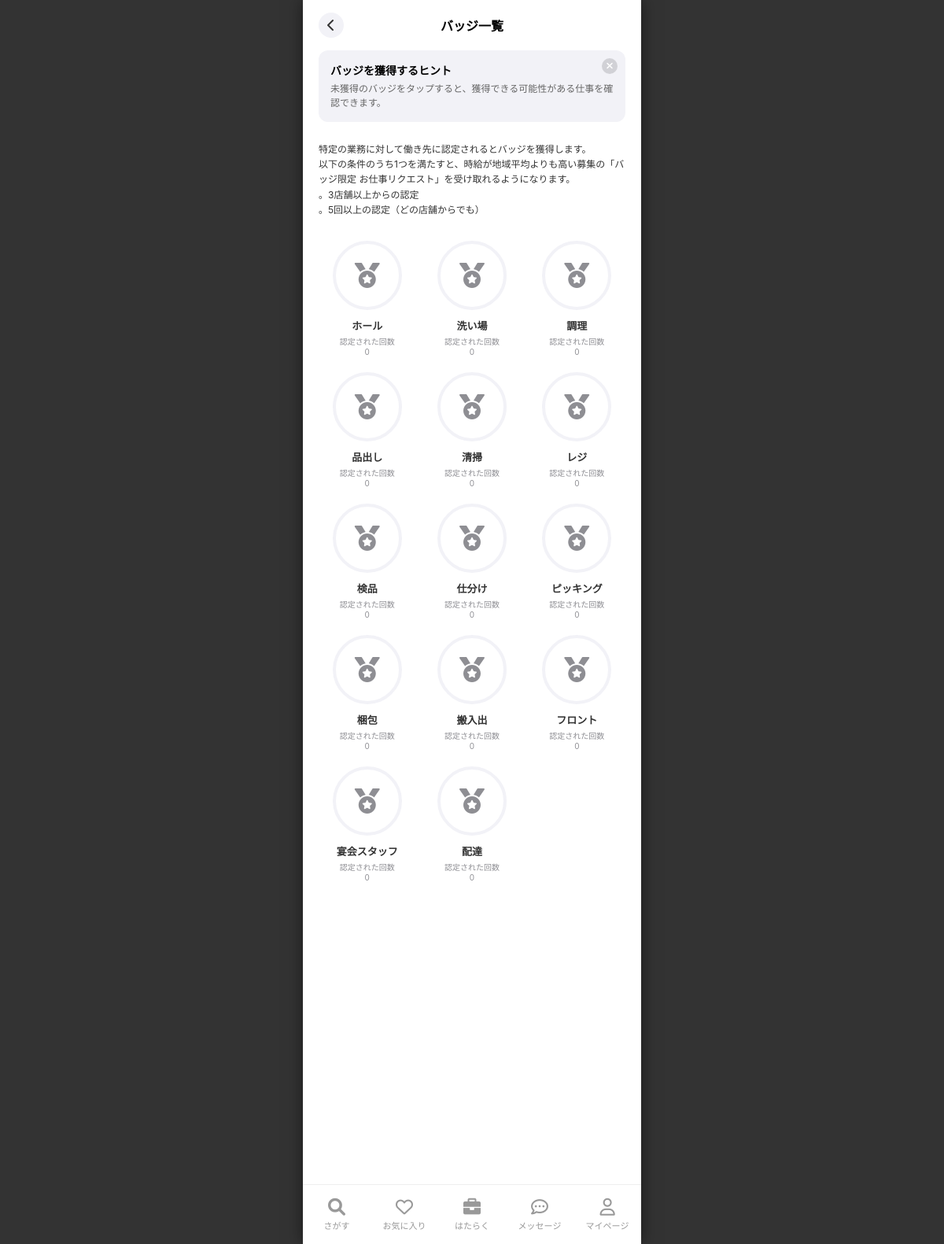
The page /badges/ (signed in) on the database its author committed.
### accounts/models.py (models this page shows, shortened)
class Badge(models.Model):
    name = models.CharField("バッジ名", max_length=100)
    icon = models.ImageField("アイコン画像", upload_to='badges/', null=True, blank=True)
    description = models.TextField("説明", blank=True, null=True)

### jobs/views.py (the view)
# urls.py: path('badges/', job_views.BadgeListView.as_view(), name='badge_list'),        # ★バッジ一覧
class BadgeListView(LoginRequiredMixin, TemplateView):
    template_name = 'MyPage/Badges/badge_list.html'
    def get_context_data(self, **kwargs):
        context = super().get_context_data(**kwargs)
        from accounts.models import Badge, WorkerBadge
        badges = Badge.objects.all()
        my_badges = WorkerBadge.objects.filter(worker=self.request.user.workerprofile).select_related('badge')
        my_badges_dict = {wb.badge.id: wb for wb in my_badges}
        context['badges'] = badges
        context['my_badges_dict'] = my_badges_dict
        return context

### jobs/templatetags/jobs_extras.py (called while the page is built)
@register.filter
def get_item(dictionary, key):
    return dictionary.get(key)

### accounts/templates/MyPage/Badges/badge_list.html (shortened to what this page needs)
{% extends 'base_main.html' %}
{% load static %}
{% load jobs_extras %}
{% block content %}
<div class="badge-container">
    <div class="header-bar">
        <a href="{% url 'mypage' %}" class="back-btn"><i class="fa-solid fa-chevron-left"></i></a>
        <div class="page-title">バッジ一覧</div>
    </div>
    <div class="hint-box" id="hintBox">
        <div class="hint-close" onclick="document.getElementById('hintBox').style.display='none'"><i
                class="fa-solid fa-xmark"></i></div>
        <div class="hint-title">バッジを獲得するヒント</div>
        <div class="hint-text">
            未獲得のバッジをタップすると、獲得できる可能性がある仕事を確認できます。
        </div>
    </div>
    <div class="description-text">
        特定の業務に対して働き先に認定されるとバッジを獲得します。<br>
        以下の条件のうち1つを満たすと、時給が地域平均よりも高い募集の「バッジ限定 お仕事リクエスト」を受け取れるようになります。<br>
        。3店舗以上からの認定<br>
        。5回以上の認定（どの店舗からでも）
    </div>
    <div class="badge-grid">
        {% for badge in badges %}
        {% with my_badge=my_badges_dict|get_item:badge.id %}
        <a href="{% url 'badge_detail' badge.id %}"
            class="badge-item {% if my_badge and my_badge.is_obtained %}obtained{% endif %}"
            style="text-decoration:none; color:inherit;">
            <div class="badge-icon-wrapper">
                {% if badge.icon %}
                <img src="{{ badge.icon.url }}" alt="{{ badge.name }}"
                    style="width:50%; height:50%; object-fit:contain; opacity: {% if my_badge and my_badge.is_obtained %}1{% else %}0.5{% endif %};">
                {% else %}
                <i class="fa-solid fa-medal badge-icon"></i>
                {% endif %}
            </div>
            <div class="badge-name">{{ badge.name }}</div>
            <div class="badge-count">
                認定された回数<br>
                {{ my_badge.certified_count|default:0 }}
            </div>
        </a>
        {% endwith %}
        {% endfor %}
    </div>
</div>
{% endblock %}

### templates/base_main.html (shortened to what this page needs)
<!DOCTYPE html>
<html lang="ja">
<head>
    <link rel="stylesheet" href="https://cdnjs.cloudflare.com/ajax/libs/font-awesome/6.0.0/css/all.min.css">
</head>
<body>
    <div class="phone-wrapper">
        <div class="content-area">
            {% block content %}{% endblock %}
        </div>
        <nav class="bottom-nav">
            <a href="{% url 'index' %}"
                class="nav-item {% if request.resolver_match.url_name == 'index' %}active{% endif %}">
                <i class="fa-solid fa-magnifying-glass"></i>さがす
            </a>
            <a href="{% url 'favorites' %}"
                class="nav-item {% if request.resolver_match.url_name == 'favorites' or request.resolver_match.url_name == 'favorite_stores' %}active{% endif %}">
                <i class="fa-regular fa-heart"></i>お気に入り
            </a>
            <a href="{% url 'work_schedule' %}"
                class="nav-item {% if request.resolver_match.url_name == 'work_schedule' or request.resolver_match.url_name == 'work_completed' %}active{% endif %}">
                <i class="fa-solid fa-briefcase"></i>はたらく
            </a>
            <a href="{% url 'worker_message_list' %}"
                class="nav-item {% if request.resolver_match.url_name == 'worker_message_list' %}active{% endif %}">
                <i class="fa-regular fa-comment-dots"></i>メッセージ
            </a>
            <a href="{% url 'mypage' %}"
                class="nav-item {% if request.resolver_match.url_name == 'mypage' %}active{% endif %}">
                <i class="fa-regular fa-user"></i>マイページ
            </a>
        </nav>
    </div>
</body>
</html>

### templates/base_main.html (style rules this page uses)
:root { --highme-yellow: #FFD700; --ios-blue: #007AFF; --bg-gray: #F8F8F8; }
body, html { margin: 0; padding: 0; height: 100%; width: 100%; background-color: #333; display: flex; justify-content: center; align-items: center; overflow: hidden; font-family: -apple-system, sans-serif; }
.phone-wrapper { width: 100%; max-width: 430px; height: 100vh; background-color: white; position: relative; display: flex; flex-direction: column; box-shadow: 0 0 20px rgba(0, 0, 0, 0.5); }
.content-area { flex: 1; overflow-y: auto; background-color: var(--bg-gray); padding-bottom: 80px; }
.bottom-nav { position: absolute; bottom: 0; width: 100%; height: 75px; background: white; border-top: 1px solid #eee; display: flex; justify-content: space-around; align-items: center; padding-bottom: env(safe-area-inset-bottom); z-index: 1000; }
.nav-item { text-align: center; font-size: 11px; color: #999; text-decoration: none; flex: 1; }
.nav-item i { font-size: 22px; display: block; margin-bottom: 4px; }

### accounts/templates/MyPage/Badges/badge_list.html (style rules this page uses)
.badge-container { padding: 20px; background: white; min-height: 100vh; }
.header-bar { display: flex; align-items: center; justify-content: center; position: relative; margin-bottom: 20px; }
.back-btn { position: absolute; left: 0; width: 32px; height: 32px; background: #F2F2F7; border-radius: 50%; display: flex; align-items: center; justify-content: center; color: #333; text-decoration: none; }
.page-title { font-weight: bold; font-size: 16px; }
.hint-box { background: #F2F2F7; border-radius: 12px; padding: 15px; position: relative; margin-bottom: 25px; }
.hint-title { font-weight: bold; font-size: 14px; margin-bottom: 5px; }
.hint-text { font-size: 12px; color: #666; line-height: 1.5; }
.hint-close { position: absolute; top: 10px; right: 10px; background: #D1D1D6; color: white; width: 20px; height: 20px; border-radius: 50%; display: flex; align-items: center; justify-content: center; font-size: 12px; cursor: pointer; }
.description-text { font-size: 12px; color: #333; line-height: 1.6; margin-bottom: 30px; }
.badge-grid { display: grid; grid-template-columns: repeat(3, 1fr); gap: 20px 10px; }
.badge-item { display: flex; flex-direction: column; align-items: center; text-align: center; }
.badge-icon-wrapper { width: 80px; height: 80px; border-radius: 50%; border: 4px solid #F2F2F7; display: flex; align-items: center; justify-content: center; margin-bottom: 10px; position: relative; }
.badge-icon { font-size: 32px; color: #8E8E93; }
.badge-name { font-weight: bold; font-size: 13px; margin-bottom: 3px; color: #333; }
.badge-count { font-size: 10px; color: #8E8E93; }

### rows shown on the page
Badge: name "ホール", certified_count "0"
Badge: name "洗い場", certified_count "0"
Badge: name "調理", certified_count "0"
Badge: name "品出し", certified_count "0"
Badge: name "清掃", certified_count "0"
Badge: name "レジ", certified_count "0"
Badge: name "検品", certified_count "0"
Badge: name "仕分け", certified_count "0"
Badge: name "ピッキング", certified_count "0"
Badge: name "梱包", certified_count "0"
Badge: name "搬入出", certified_count "0"
Badge: name "フロント", certified_count "0"
Badge: name "宴会スタッフ", certified_count "0"
Badge: name "配達", certified_count "0"
